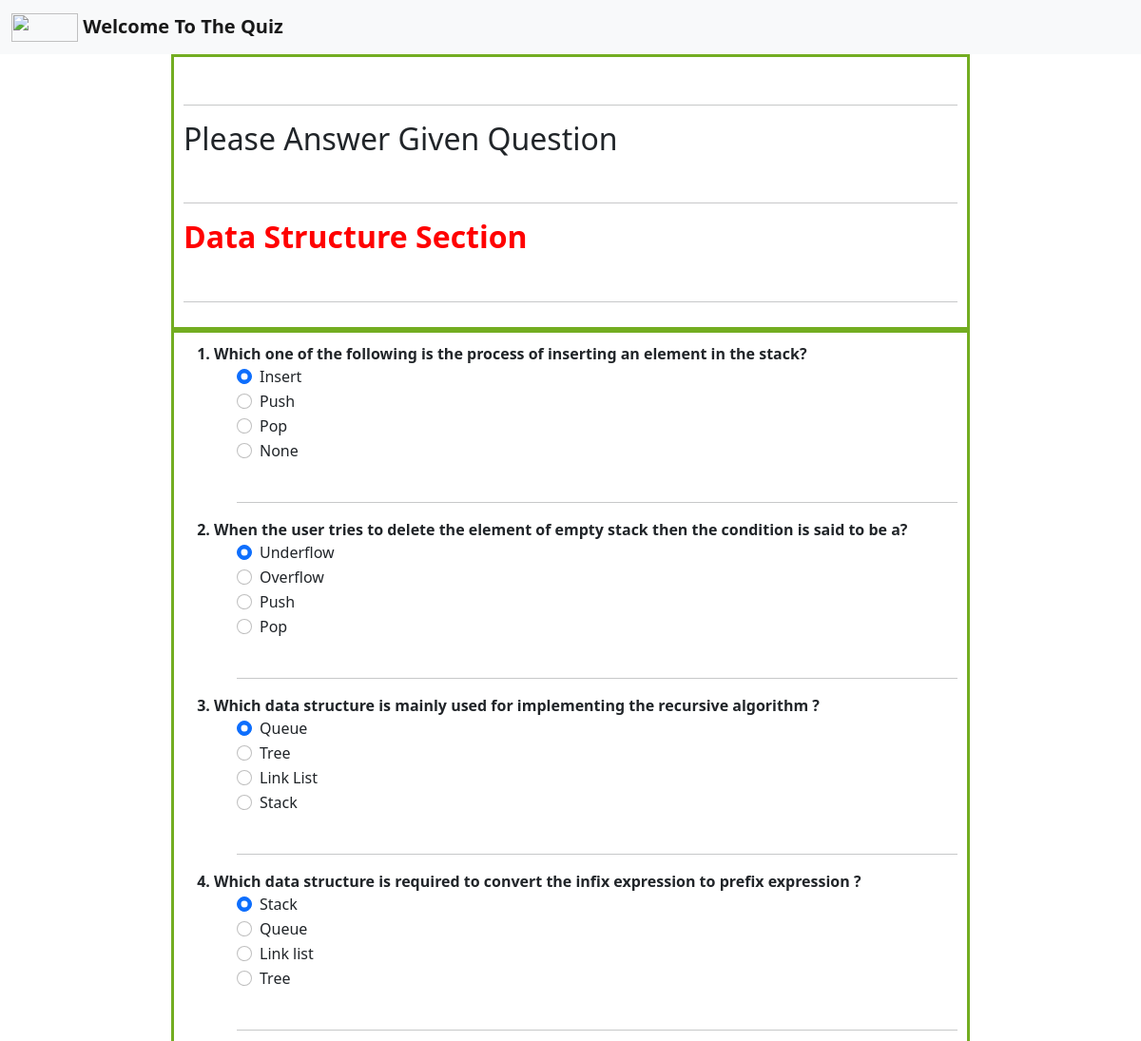
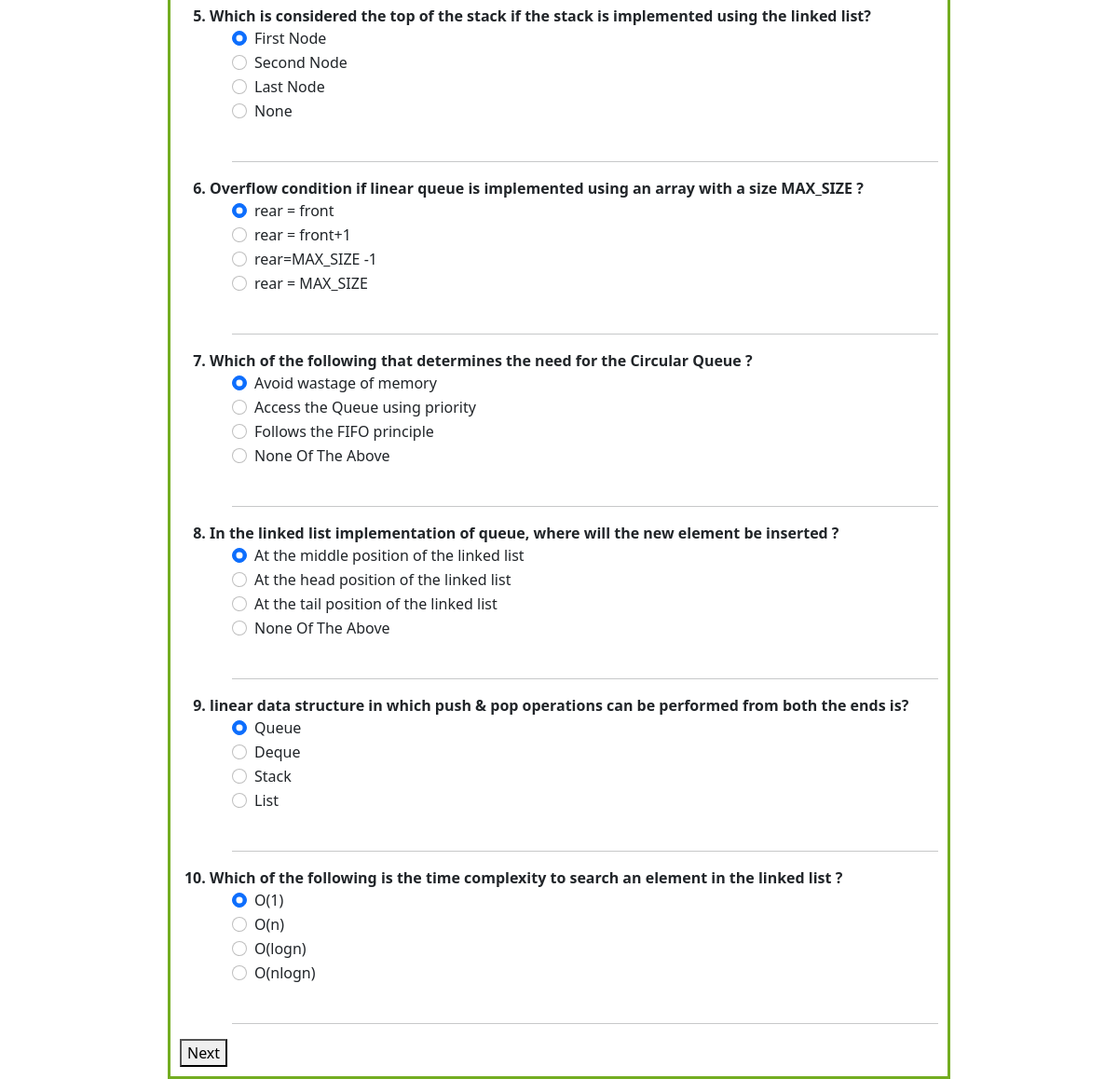
The app's page /ds_quizepage with its own data (2 pictures, top to bottom).
### home/models.py (models this page shows, shortened)
class Questions(models.Model):
    Question = models.CharField(max_length=400, null=True,blank=True)
    Option1 = models.CharField(max_length=300, null=True,blank=True)
    Option2 = models.CharField(max_length=300, null=True,blank=True)
    Option3 = models.CharField(max_length=300, null=True,blank=True)
    Option4 = models.CharField(max_length=300, null=True,blank=True)
    Answer = models.CharField(max_length=300, null=True,blank=True)

### home/views.py (the view, shortened to what this page needs)
# urls.py: path("ds_quizepage", views.ds_quizepage, name='ds_quizepage'),
def ds_quizepage(request):
    ds_questions = Questions.objects.all()
    return render(request, 'ds_quizepage.html', {'Questionss': ds_questions})

### templates/ds_quizepage.html (shortened to what this page needs)
<!doctype html>
{% load static %}
<html lang="en">
<head>
    <link href="https://cdn.jsdelivr.net/npm/bootstrap@5.0.2/dist/css/bootstrap.min.css" rel="stylesheet">
</head>
<body>
<nav class="navbar navbar-light bg-light">
  <div class="container-fluid">
    <a class="navbar-brand" href="#">
      <img src="https://th.bing.com/th/id/OIP.IEZ2ThvIQWlfmdQHZVmTSwHaEP?pid=ImgDet&rs=1" alt="" width="70" height="30" class="d-inline-block align-text-top">
      <b>Welcome To The Quiz </b>
    </a>
  </div>
</nav><div class="center">
    <br><hr>
    <h2>Please Answer Given Question </h2><br><hr>
    <h2 style="color:red;"> <b>Data Structure Section </b></h2><br>
<hr></div>
    <div class="center">
    <div>
        <form method="POST" action="dbms_quizepage">
            <ol>
            {% for q  in Questionss%}
            <div class="form-group">
                <label for="QUESTION"><b><li> {{q.Question}} </li></b></label>
    </div>
    <div class="form-check">
        <div class="form-check">
            <input class="form-check-input" type="radio" name="{{q.Question}}" id="op1" value="option1" checked>
            <label class="form-check-label" for="op1">
                {{q.Option1}}
            </label>
        </div>
        <div class="form-check">
            <input class="form-check-input" type="radio" name="{{q.Question}}" id="op2" value="option2">
            <label class="form-check-label" for="op2">
                {{q.Option2}}
            </label>
        </div>
        <div class="form-check">
            <input class="form-check-input" type="radio" name="{{q.Question}}" id="op3" value="option3">
            <label class="form-check-label" for="op3">
                {{q.Option3}}
            </label>
        </div>
        <div class="form-check">
            <input class="form-check-input" type="radio" name="{{q.Question}}" id="op4" value="option4">
            <label class="form-check-label" for="op4">
                {{q.Option4}}
            </label>
        </div>
        <br>
        <hr>
    </div>
    {% endfor %}
                </ol>
            <button type="submit">Next</button>
        </form>
    </div>
    </div>
</body>
</html>

### templates/ds_quizepage.html (style rules this page uses)
.center { margin: auto; width: 70%; border: 3px solid #73AD21; padding: 10px; }

### records on screen
Questions: Question "Which one of the following is the process of inserting an element in the stack?", Option1 "Insert", Option2 "Push", Option3 "Pop", Option4 "None"
Questions: Question "When the user tries to delete the element of empty stack then the condition is said to be a?", Option1 "Underflow", Option2 "Overflow", Option3 "Push", Option4 "Pop"
Questions: Question "Which data structure is mainly used for implementing the recursive algorithm ?", Option1 "Queue", Option2 "Tree", Option3 "Link List", Option4 "Stack"
Questions: Question "Which data structure is required to convert the infix expression to prefix expression ?", Option1 "Stack", Option2 "Queue", Option3 "Link list", Option4 "Tree"
Questions: Question "Which is considered the top of the stack if the stack is implemented using the linked list?", Option1 "First Node", Option2 "Second Node", Option3 "Last Node", Option4 "None"
Questions: Question "Overflow condition if linear queue is implemented using an array with a size MAX_SIZE ?", Option1 "rear = front", Option2 "rear = front+1", Option3 "rear=MAX_SIZE -1", Option4 "rear = MAX_SIZE"
Questions: Question "Which of the following that determines the need for the Circular Queue ?", Option1 "Avoid wastage of memory", Option2 "Access the Queue using priority", Option3 "Follows the FIFO principle", Option4 "None Of The Above"
Questions: Question "In the linked list implementation of queue, where will the new element be inserted ?", Option1 "At the middle position of the linked list", Option2 "At the head position of the linked list", Option3 "At the tail position of the linked list", Option4 "None Of The Above"
Questions: Question "linear data structure in which push & pop operations can be performed from both the ends is?", Option1 "Queue", Option2 "Deque", Option3 "Stack", Option4 "List"
Questions: Question "Which of the following is the time complexity to search an element in the linked list ?", Option1 "O(1)", Option2 "O(n)", Option3 "O(logn)", Option4 "O(nlogn)"
